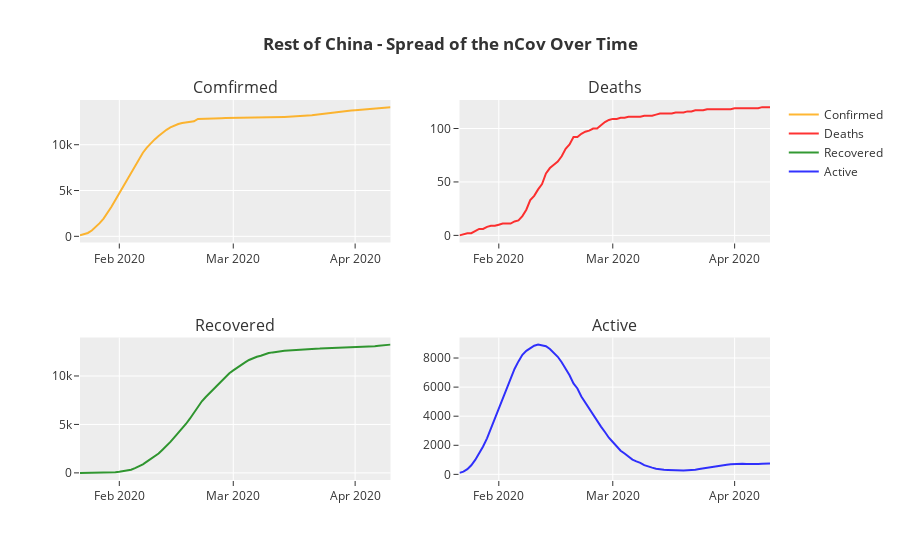

Write notebook code for a chart like this one.
### Markdown cell above
## Rest of China (Excluding Hubei) - Spread Over Time

### Code cell
plot = make_subplots(rows=1, cols=3, subplot_titles=("Comfirmed", "Deaths", "Recovered", "Active"))

# to plot the spread over time, we would need the data distribution spread over time starting from 22nd Jan 2020
# so we will extract the sub-set from the original data.
chinese_data_over_time = nCoV_data[(nCoV_data['Country'] == 'China') & (nCoV_data['State'] != 'Hubei')]
chinese_data_over_time = chinese_data_over_time.groupby('Date')['Confirmed','Deaths','Recovered', 'Active'].sum().reset_index()

scatterPlotCasesOverTime(chinese_data_over_time, "<b>Rest of China</b>")
